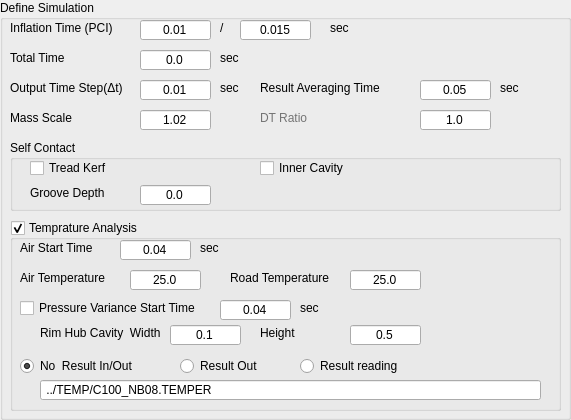
    <widget class="QGroupBox" name="groupBox_2">
     <property name="minimumSize">
      <size>
       <width>571</width>
       <height>0</height>
      </size>
     </property>
     <property name="maximumSize">
      <size>
       <width>571</width>
       <height>437</height>
      </size>
     </property>
     <property name="title">
      <string>Define Simulation</string>
     </property>
     <widget class="QLineEdit" name="Edit_Inflation_Time1">
      <property name="geometry">
       <rect>
        <x>140</x>
        <y>20</y>
        <width>71</width>
        <height>20</height>
       </rect>
      </property>
      <property name="text">
       <string>0.01</string>
      </property>
      <property name="alignment">
       <set>Qt::AlignCenter</set>
      </property>
     </widget>
     <widget class="QLabel" name="label_11">
      <property name="geometry">
       <rect>
        <x>10</x>
        <y>20</y>
        <width>121</width>
        <height>16</height>
       </rect>
      </property>
      <property name="text">
       <string>Inflation Time (PCI)</string>
      </property>
     </widget>
     <widget class="QLabel" name="label_29">
      <property name="geometry">
       <rect>
        <x>220</x>
        <y>20</y>
        <width>21</width>
        <height>16</height>
       </rect>
      </property>
      <property name="text">
       <string>/</string>
      </property>
     </widget>
     <widget class="QLabel" name="label_30">
      <property name="geometry">
       <rect>
        <x>220</x>
        <y>50</y>
        <width>51</width>
        <height>16</height>
       </rect>
      </property>
      <property name="text">
       <string>sec</string>
      </property>
     </widget>
     <widget class="QLabel" name="label_31">
      <property name="geometry">
       <rect>
        <x>10</x>
        <y>50</y>
        <width>111</width>
        <height>16</height>
       </rect>
      </property>
      <property name="text">
       <string>Total Time</string>
      </property>
     </widget>
     <widget class="QLineEdit" name="Edit_totalTime">
      <property name="geometry">
       <rect>
        <x>140</x>
        <y>50</y>
        <width>71</width>
        <height>20</height>
       </rect>
      </property>
      <property name="toolTip">
       <string>&lt;html&gt;&lt;head/&gt;&lt;body&gt;&lt;p&gt;Physical simulation time&lt;/p&gt;&lt;/body&gt;&lt;/html&gt;</string>
      </property>
      <property name="text">
       <string>0.0</string>
      </property>
      <property name="alignment">
       <set>Qt::AlignCenter</set>
      </property>
     </widget>
     <widget class="QLineEdit" name="Edit_Inflation_Time2">
      <property name="geometry">
       <rect>
        <x>240</x>
        <y>20</y>
        <width>71</width>
        <height>20</height>
       </rect>
      </property>
      <property name="text">
       <string>0.015</string>
      </property>
      <property name="alignment">
       <set>Qt::AlignCenter</set>
      </property>
     </widget>
     <widget class="QLabel" name="label_32">
      <property name="geometry">
       <rect>
        <x>330</x>
        <y>20</y>
        <width>51</width>
        <height>16</height>
       </rect>
      </property>
      <property name="text">
       <string>sec</string>
      </property>
     </widget>
     <widget class="QLabel" name="label_33">
      <property name="geometry">
       <rect>
        <x>220</x>
        <y>80</y>
        <width>51</width>
        <height>16</height>
       </rect>
      </property>
      <property name="text">
       <string>sec</string>
      </property>
     </widget>
     <widget class="QLabel" name="label_34">
      <property name="geometry">
       <rect>
        <x>10</x>
        <y>80</y>
        <width>131</width>
        <height>16</height>
       </rect>
      </property>
      <property name="text">
       <string>Output Time Step(Δt)</string>
      </property>
     </widget>
     <widget class="QLineEdit" name="Edit_stepTime">
      <property name="geometry">
       <rect>
        <x>140</x>
        <y>80</y>
        <width>71</width>
        <height>20</height>
       </rect>
      </property>
      <property name="text">
       <string>0.01</string>
      </property>
      <property name="alignment">
       <set>Qt::AlignCenter</set>
      </property>
     </widget>
     <widget class="QLabel" name="label_35">
      <property name="geometry">
       <rect>
        <x>500</x>
        <y>80</y>
        <width>51</width>
        <height>16</height>
       </rect>
      </property>
      <property name="text">
       <string>sec</string>
      </property>
     </widget>
     <widget class="QLineEdit" name="Edit_averageTime">
      <property name="geometry">
       <rect>
        <x>420</x>
        <y>80</y>
        <width>71</width>
        <height>20</height>
       </rect>
      </property>
      <property name="text">
       <string>0.05</string>
      </property>
      <property name="alignment">
       <set>Qt::AlignCenter</set>
      </property>
     </widget>
     <widget class="QLabel" name="label_36">
      <property name="geometry">
       <rect>
        <x>260</x>
        <y>80</y>
        <width>141</width>
        <height>16</height>
       </rect>
      </property>
      <property name="text">
       <string>Result Averaging Time</string>
      </property>
     </widget>
     <widget class="QLineEdit" name="Edit_DT_ratio">
      <property name="geometry">
       <rect>
        <x>420</x>
        <y>110</y>
        <width>71</width>
        <height>20</height>
       </rect>
      </property>
      <property name="toolTip">
       <string>&lt;html&gt;&lt;head/&gt;&lt;body&gt;&lt;p&gt;IF =1.0=&amp;gt;VARIABLE&lt;/p&gt;&lt;p&gt;IF &amp;lt; 1.0 =&amp;gt; FIXED FOR FFT&lt;/p&gt;&lt;/body&gt;&lt;/html&gt;</string>
      </property>
      <property name="text">
       <string>1.0</string>
      </property>
      <property name="alignment">
       <set>Qt::AlignCenter</set>
      </property>
     </widget>
     <widget class="QLineEdit" name="Edit_massScale">
      <property name="geometry">
       <rect>
        <x>140</x>
        <y>110</y>
        <width>71</width>
        <height>20</height>
       </rect>
      </property>
      <property name="toolTip">
       <string>&lt;html&gt;&lt;head/&gt;&lt;body&gt;&lt;p&gt;Default : 1.02&lt;/p&gt;&lt;/body&gt;&lt;/html&gt;</string>
      </property>
      <property name="text">
       <string>1.02</string>
      </property>
      <property name="alignment">
       <set>Qt::AlignCenter</set>
      </property>
     </widget>
     <widget class="QLabel" name="label_37">
      <property name="geometry">
       <rect>
        <x>10</x>
        <y>110</y>
        <width>131</width>
        <height>16</height>
       </rect>
      </property>
      <property name="text">
       <string>Mass Scale</string>
      </property>
     </widget>
     <widget class="QLabel" name="label_38">
      <property name="geometry">
       <rect>
        <x>260</x>
        <y>110</y>
        <width>141</width>
        <height>16</height>
       </rect>
      </property>
      <property name="font">
       <font>
        <underline>false</underline>
        <strikeout>false</strikeout>
       </font>
      </property>
      <property name="text">
       <string>&lt;html&gt;&lt;head/&gt;&lt;body&gt;&lt;p&gt;&lt;span style=&quot; color:#747474;&quot;&gt;DT Ratio&lt;/span&gt;&lt;/p&gt;&lt;/body&gt;&lt;/html&gt;</string>
      </property>
     </widget>
     <widget class="QGroupBox" name="groupBox_3">
      <property name="geometry">
       <rect>
        <x>10</x>
        <y>140</y>
        <width>551</width>
        <height>71</height>
       </rect>
      </property>
      <property name="title">
       <string>Self Contact</string>
      </property>
      <widget class="QCheckBox" name="check_kerf">
       <property name="geometry">
        <rect>
         <x>20</x>
         <y>20</y>
         <width>141</width>
         <height>16</height>
        </rect>
       </property>
       <property name="text">
        <string>Tread Kerf</string>
       </property>
      </widget>
      <widget class="QCheckBox" name="check_Cavity">
       <property name="geometry">
        <rect>
         <x>250</x>
         <y>20</y>
         <width>141</width>
         <height>16</height>
        </rect>
       </property>
       <property name="text">
        <string>Inner Cavity</string>
       </property>
      </widget>
      <widget class="QLineEdit" name="Edit_grooveDepth">
       <property name="geometry">
        <rect>
         <x>130</x>
         <y>45</y>
         <width>71</width>
         <height>20</height>
        </rect>
       </property>
       <property name="toolTip">
        <string>&lt;html&gt;&lt;head/&gt;&lt;body&gt;&lt;p&gt;Unit: [mm]&lt;/p&gt;&lt;/body&gt;&lt;/html&gt;</string>
       </property>
       <property name="text">
        <string>0.0</string>
       </property>
       <property name="alignment">
        <set>Qt::AlignCenter</set>
       </property>
      </widget>
      <widget class="QLabel" name="label_42">
       <property name="geometry">
        <rect>
         <x>20</x>
         <y>45</y>
         <width>111</width>
         <height>16</height>
        </rect>
       </property>
       <property name="text">
        <string>Groove Depth</string>
       </property>
      </widget>
     </widget>
     <widget class="QGroupBox" name="groupBox_4">
      <property name="geometry">
       <rect>
        <x>10</x>
        <y>220</y>
        <width>551</width>
        <height>191</height>
       </rect>
      </property>
      <property name="title">
       <string>Temprature Analysis</string>
      </property>
      <property name="checkable">
       <bool>true</bool>
      </property>
      <widget class="QLineEdit" name="Edit_TempStartTime">
       <property name="geometry">
        <rect>
         <x>110</x>
         <y>20</y>
         <width>71</width>
         <height>20</height>
        </rect>
       </property>
       <property name="text">
        <string>0.04</string>
       </property>
       <property name="alignment">
        <set>Qt::AlignCenter</set>
       </property>
      </widget>
      <widget class="QLabel" name="label_43">
       <property name="geometry">
        <rect>
         <x>10</x>
         <y>20</y>
         <width>111</width>
         <height>16</height>
        </rect>
       </property>
       <property name="text">
        <string>Air Start Time</string>
       </property>
      </widget>
      <widget class="QLabel" name="label_44">
       <property name="geometry">
        <rect>
         <x>10</x>
         <y>50</y>
         <width>111</width>
         <height>16</height>
        </rect>
       </property>
       <property name="text">
        <string>Air Temperature </string>
       </property>
      </widget>
      <widget class="QLineEdit" name="Edit_Temp_Air">
       <property name="geometry">
        <rect>
         <x>120</x>
         <y>50</y>
         <width>71</width>
         <height>20</height>
        </rect>
       </property>
       <property name="text">
        <string>25.0</string>
       </property>
       <property name="alignment">
        <set>Qt::AlignCenter</set>
       </property>
      </widget>
      <widget class="QLabel" name="label_45">
       <property name="geometry">
        <rect>
         <x>220</x>
         <y>50</y>
         <width>111</width>
         <height>16</height>
        </rect>
       </property>
       <property name="text">
        <string>Road Temperature </string>
       </property>
      </widget>
      <widget class="QLineEdit" name="Edit_Temp_Road">
       <property name="geometry">
        <rect>
         <x>340</x>
         <y>50</y>
         <width>71</width>
         <height>20</height>
        </rect>
       </property>
       <property name="text">
        <string>25.0</string>
       </property>
       <property name="alignment">
        <set>Qt::AlignCenter</set>
       </property>
      </widget>
      <widget class="QCheckBox" name="check_pressVariance">
       <property name="geometry">
        <rect>
         <x>10</x>
         <y>80</y>
         <width>201</width>
         <height>16</height>
        </rect>
       </property>
       <property name="text">
        <string>Pressure Variance Start Time</string>
       </property>
      </widget>
      <widget class="QLineEdit" name="Edit_PressVarianceStartTime">
       <property name="geometry">
        <rect>
         <x>210</x>
         <y>80</y>
         <width>71</width>
         <height>20</height>
        </rect>
       </property>
       <property name="text">
        <string>0.04</string>
       </property>
       <property name="alignment">
        <set>Qt::AlignCenter</set>
       </property>
      </widget>
      <widget class="QLabel" name="label_46">
       <property name="geometry">
        <rect>
         <x>190</x>
         <y>20</y>
         <width>51</width>
         <height>16</height>
        </rect>
       </property>
       <property name="text">
        <string>sec</string>
       </property>
      </widget>
      <widget class="QLabel" name="label_47">
       <property name="geometry">
        <rect>
         <x>290</x>
         <y>80</y>
         <width>51</width>
         <height>16</height>
        </rect>
       </property>
       <property name="text">
        <string>sec</string>
       </property>
      </widget>
      <widget class="QLineEdit" name="Edit_rimCavityHeight">
       <property name="geometry">
        <rect>
         <x>340</x>
         <y>105</y>
         <width>71</width>
         <height>20</height>
        </rect>
       </property>
       <property name="toolTip">
        <string>&lt;html&gt;&lt;head/&gt;&lt;body&gt;&lt;p&gt;Rim Added Depth&lt;/p&gt;&lt;/body&gt;&lt;/html&gt;</string>
       </property>
       <property name="text">
        <string>0.5</string>
       </property>
       <property name="alignment">
        <set>Qt::AlignCenter</set>
       </property>
      </widget>
      <widget class="QLabel" name="Edit_rimCavity">
       <property name="geometry">
        <rect>
         <x>250</x>
         <y>105</y>
         <width>61</width>
         <height>16</height>
        </rect>
       </property>
       <property name="text">
        <string>Height</string>
       </property>
      </widget>
      <widget class="QLabel" name="label_49">
       <property name="geometry">
        <rect>
         <x>30</x>
         <y>105</y>
         <width>131</width>
         <height>16</height>
        </rect>
       </property>
       <property name="text">
        <string>Rim Hub Cavity  Width</string>
       </property>
      </widget>
      <widget class="QLineEdit" name="Edit_rimCavityWidth">
       <property name="geometry">
        <rect>
         <x>160</x>
         <y>105</y>
         <width>71</width>
         <height>20</height>
        </rect>
       </property>
       <property name="toolTip">
        <string>&lt;html&gt;&lt;head/&gt;&lt;body&gt;&lt;p&gt;Rim Added Width&lt;/p&gt;&lt;/body&gt;&lt;/html&gt;</string>
       </property>
       <property name="text">
        <string>0.1</string>
       </property>
       <property name="alignment">
        <set>Qt::AlignCenter</set>
       </property>
      </widget>
      <widget class="QRadioButton" name="radio_Temp">
       <property name="geometry">
        <rect>
         <x>10</x>
         <y>138</y>
         <width>151</width>
         <height>16</height>
        </rect>
       </property>
       <property name="text">
        <string>No  Result In/Out</string>
       </property>
       <property name="checked">
        <bool>true</bool>
       </property>
      </widget>
      <widget class="QRadioButton" name="_tempOut">
       <property name="geometry">
        <rect>
         <x>170</x>
         <y>138</y>
         <width>111</width>
         <height>16</height>
        </rect>
       </property>
       <property name="text">
        <string>Result Out</string>
       </property>
      </widget>
      <widget class="QRadioButton" name="radio_TempReading">
       <property name="geometry">
        <rect>
         <x>290</x>
         <y>138</y>
         <width>111</width>
         <height>16</height>
        </rect>
       </property>
       <property name="text">
        <string>Result reading </string>
       </property>
      </widget>
      <widget class="QLineEdit" name="Edit_tempFile">
       <property name="geometry">
        <rect>
         <x>30</x>
         <y>160</y>
         <width>501</width>
         <height>20</height>
        </rect>
       </property>
       <property name="text">
        <string> ../TEMP/C100_NB08.TEMPER</string>
       </property>
      </widget>
     </widget>
    </widget>
